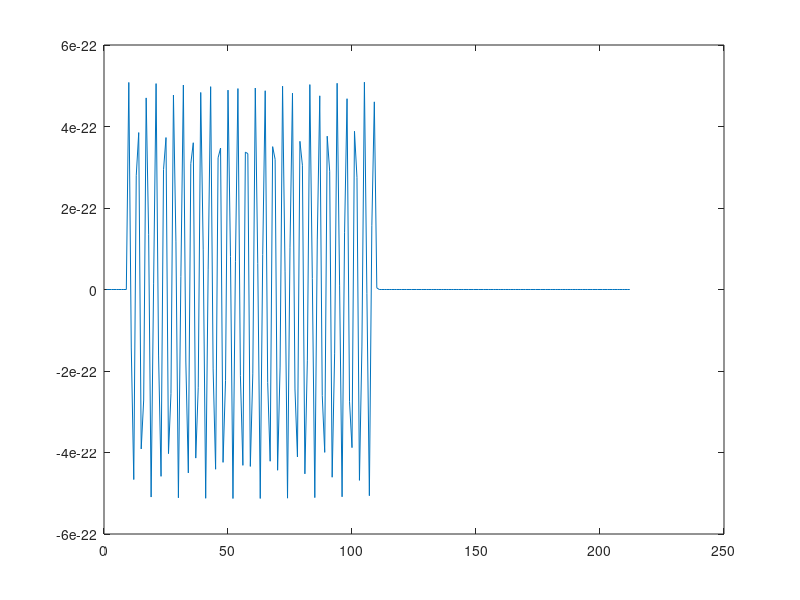

This figure's MATLAB source:
clear all
close all
clc
delta=[0,1,0,0,0,0,0,0,0,0,0];
n=length(delta);
x=zeros(n,1);
t(1:n)=1:n; 
a=1/232;
for i=2 : n
    x(i)=delta(i)+a*delta(i-1);
end

ha=zeros(1,100);
for q=1:100
    ha(q)=sin(8*q);
end

w=conv(x,ha);
%figure(1)
%plot(x);

u=[0,0,0,0,0,0,0,0,1,1,1,1,1,1,1,1,1,1,1,1,1,1,1,1,1,1,1,1,1,1,1,1,1,1,1,1,1,1,1,1,1,1,1,1,1,1,1,1,1,1,1,1,1,1,1,1,1,1,1,1,1,1,1,1,1,1,1,1,1,1,1,1,1,1,1,1,1,1,1,1,1,1,1,1,1,1,1,1,1,1,1,1,1,1,1,1,1,1,1,1,1,1,1];
hb=zeros(length(u),1);

for kk=1: length(u)
    hb(kk)=a^kk.*u(kk); % aca se observa la propiedad de desplazamiento, al multiplicar por "uu" arranca 8 lugares mas a la derecha, tiene 8 ceros al ppio
end

y=conv(w,hb);
figure(2)
plot(y)